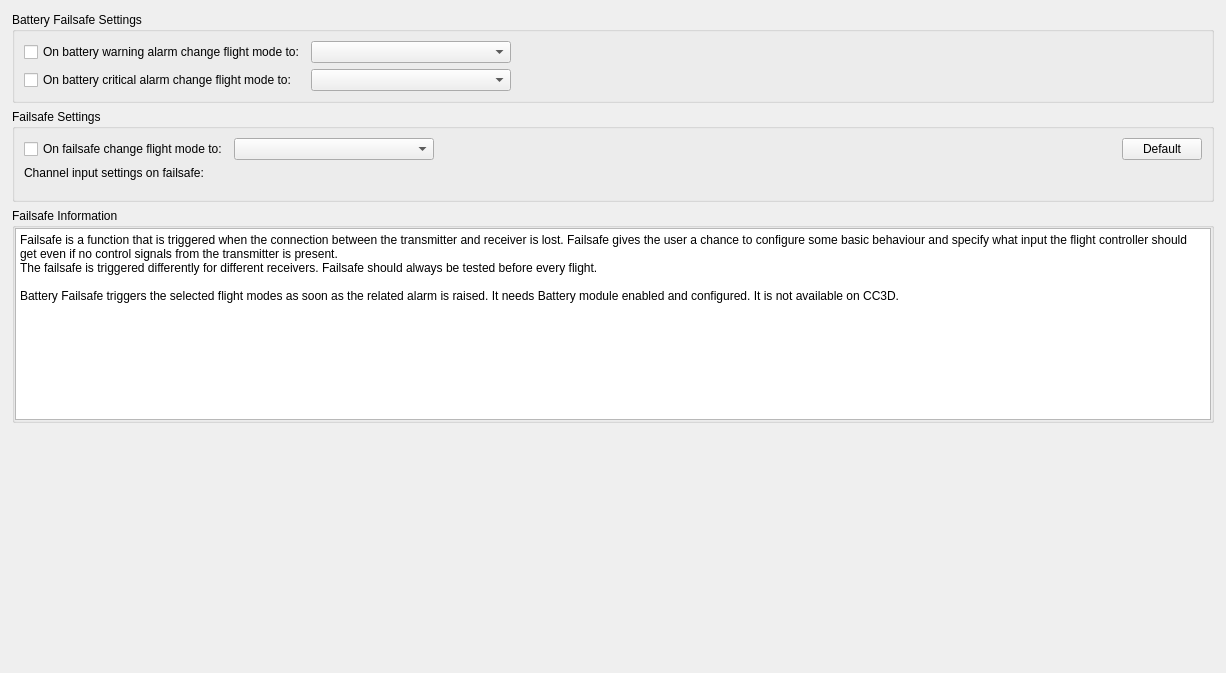
         <widget class="QWidget" name="scrollAreaWidgetContents_4">
          <property name="geometry">
           <rect>
            <x>0</x>
            <y>0</y>
            <width>1226</width>
            <height>673</height>
           </rect>
          </property>
          <layout class="QVBoxLayout" name="verticalLayout_5">
           <property name="leftMargin">
            <number>12</number>
           </property>
           <property name="topMargin">
            <number>12</number>
           </property>
           <property name="rightMargin">
            <number>12</number>
           </property>
           <property name="bottomMargin">
            <number>12</number>
           </property>
           <item>
            <widget class="QGroupBox" name="groupBox_b8">
             <property name="title">
              <string>Battery Failsafe Settings</string>
             </property>
             <layout class="QGridLayout" name="gridLayout_b12">
              <property name="leftMargin">
               <number>9</number>
              </property>
              <property name="topMargin">
               <number>9</number>
              </property>
              <property name="rightMargin">
               <number>9</number>
              </property>
              <property name="bottomMargin">
               <number>9</number>
              </property>
              <property name="horizontalSpacing">
               <number>6</number>
              </property>
              <item row="1" column="0">
               <layout class="QGridLayout" name="horizontalLayout_b2">
                <item row="1" column="0">
                 <widget class="QCheckBox" name="failsafeBatteryWarningFlightModeCb">
                  <property name="text">
                   <string>On battery warning alarm change flight mode to:</string>
                  </property>
                 </widget>
                </item>
                <item row="1" column="1">
                 <widget class="QComboBox" name="failsafeBatteryWarningFlightMode">
                  <property name="minimumSize">
                   <size>
                    <width>200</width>
                    <height>0</height>
                   </size>
                  </property>
                  <property name="focusPolicy">
                   <enum>Qt::StrongFocus</enum>
                  </property>
                  <property name="toolTip">
                   <string>When triggering battery Warning alarm switch to this flight mode.</string>
                  </property>
                 </widget>
                </item>
                <item row="1" column="2">
                 <spacer name="horizontalSpacer_B28">
                  <property name="orientation">
                   <enum>Qt::Horizontal</enum>
                  </property>
                  <property name="sizeHint" stdset="0">
                   <size>
                    <width>40</width>
                    <height>20</height>
                   </size>
                  </property>
                 </spacer>
                </item>
                <item row="2" column="0">
                 <widget class="QCheckBox" name="failsafeBatteryCriticalFlightModeCb">
                  <property name="text">
                   <string>On battery critical alarm change flight mode to:</string>
                  </property>
                 </widget>
                </item>
                <item row="2" column="1">
                 <widget class="QComboBox" name="failsafeBatteryCriticalFlightMode">
                  <property name="minimumSize">
                   <size>
                    <width>200</width>
                    <height>0</height>
                   </size>
                  </property>
                  <property name="focusPolicy">
                   <enum>Qt::StrongFocus</enum>
                  </property>
                  <property name="toolTip">
                   <string>When triggering battery Critical alarm switch to this flight mode.</string>
                  </property>
                 </widget>
                </item>
                <item row="2" column="2">
                 <spacer name="horizontalSpacer_B18">
                  <property name="orientation">
                   <enum>Qt::Horizontal</enum>
                  </property>
                  <property name="sizeHint" stdset="0">
                   <size>
                    <width>40</width>
                    <height>20</height>
                   </size>
                  </property>
                 </spacer>
                </item>
               </layout>
              </item>
             </layout>
            </widget>
           </item>
           <item>
            <widget class="QGroupBox" name="groupBox_8">
             <property name="title">
              <string>Failsafe Settings</string>
             </property>
             <layout class="QGridLayout" name="gridLayout_12">
              <property name="leftMargin">
               <number>9</number>
              </property>
              <property name="topMargin">
               <number>9</number>
              </property>
              <property name="rightMargin">
               <number>9</number>
              </property>
              <property name="bottomMargin">
               <number>9</number>
              </property>
              <property name="horizontalSpacing">
               <number>6</number>
              </property>
              <item row="1" column="0">
               <layout class="QHBoxLayout" name="horizontalLayout_4">
                <item>
                 <widget class="QCheckBox" name="failsafeFlightModeCb">
                  <property name="text">
                   <string>On failsafe change flight mode to:</string>
                  </property>
                 </widget>
                </item>
                <item>
                 <widget class="QComboBox" name="failsafeFlightMode">
                  <property name="minimumSize">
                   <size>
                    <width>200</width>
                    <height>0</height>
                   </size>
                  </property>
                  <property name="focusPolicy">
                   <enum>Qt::StrongFocus</enum>
                  </property>
                  <property name="toolTip">
                   <string>When triggering failsafe switch to this flight mode.</string>
                  </property>
                 </widget>
                </item>
                <item>
                 <spacer name="horizontalSpacer_8">
                  <property name="orientation">
                   <enum>Qt::Horizontal</enum>
                  </property>
                  <property name="sizeHint" stdset="0">
                   <size>
                    <width>40</width>
                    <height>20</height>
                   </size>
                  </property>
                 </spacer>
                </item>
                <item>
                 <widget class="QPushButton" name="failsafeDefault">
                  <property name="text">
                   <string>Default</string>
                  </property>
                  <property name="objrelation" stdset="0">
                   <stringlist notr="true">
                    <string>objname:ManualControlSettings</string>
                    <string>button:default</string>
                    <string>buttongroup:555</string>
                   </stringlist>
                  </property>
                 </widget>
                </item>
               </layout>
              </item>
              <item row="3" column="0">
               <layout class="QGridLayout" name="failsafeChannelsLayout">
                <property name="topMargin">
                 <number>10</number>
                </property>
               </layout>
              </item>
              <item row="2" column="0">
               <widget class="QLabel" name="label">
                <property name="text">
                 <string>Channel input settings on failsafe:</string>
                </property>
               </widget>
              </item>
             </layout>
            </widget>
           </item>
           <item>
            <widget class="QGroupBox" name="groupBox_7">
             <property name="sizePolicy">
              <sizepolicy hsizetype="Preferred" vsizetype="Minimum">
               <horstretch>0</horstretch>
               <verstretch>0</verstretch>
              </sizepolicy>
             </property>
             <property name="title">
              <string>Failsafe Information</string>
             </property>
             <property name="flat">
              <bool>false</bool>
             </property>
             <layout class="QHBoxLayout" name="horizontalLayout_6">
              <property name="leftMargin">
               <number>0</number>
              </property>
              <property name="topMargin">
               <number>0</number>
              </property>
              <property name="rightMargin">
               <number>0</number>
              </property>
              <property name="bottomMargin">
               <number>0</number>
              </property>
              <item>
               <widget class="QPlainTextEdit" name="plainTextEdit">
                <property name="sizePolicy">
                 <sizepolicy hsizetype="Expanding" vsizetype="Minimum">
                  <horstretch>0</horstretch>
                  <verstretch>0</verstretch>
                 </sizepolicy>
                </property>
                <property name="readOnly">
                 <bool>true</bool>
                </property>
                <property name="plainText">
                 <string>Failsafe is a function that is triggered when the connection between the transmitter and receiver is lost. Failsafe gives the user a chance to configure some basic behaviour and specify what input the flight controller should get even if no control signals from the transmitter is present.
The failsafe is triggered differently for different receivers. Failsafe should always be tested before every flight.

Battery Failsafe triggers the selected flight modes as soon as the related alarm is raised. It needs Battery module enabled and configured. It is not available on CC3D.</string>
                </property>
                <property name="backgroundVisible">
                 <bool>false</bool>
                </property>
               </widget>
              </item>
             </layout>
            </widget>
           </item>
           <item>
            <spacer name="verticalSpacer_4">
             <property name="orientation">
              <enum>Qt::Vertical</enum>
             </property>
             <property name="sizeHint" stdset="0">
              <size>
               <width>20</width>
               <height>40</height>
              </size>
             </property>
            </spacer>
           </item>
          </layout>
         </widget>
